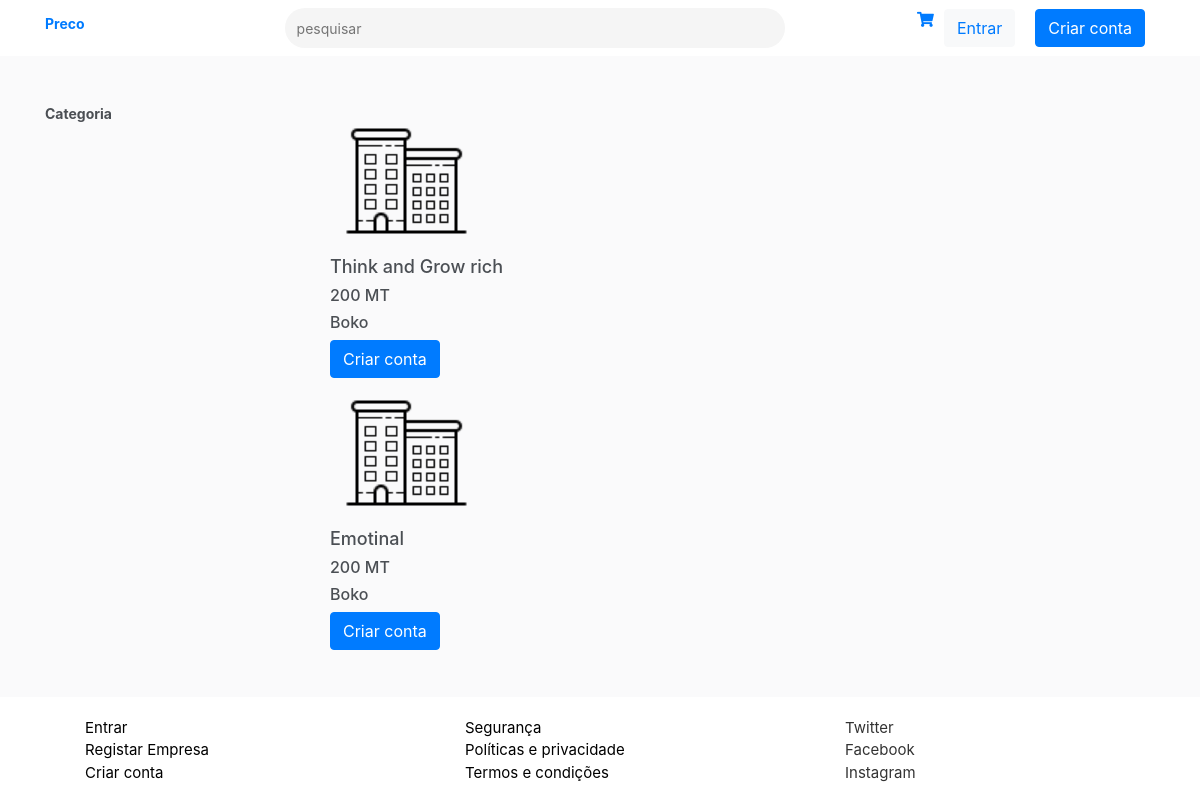
Before: /product/ with the older database file.
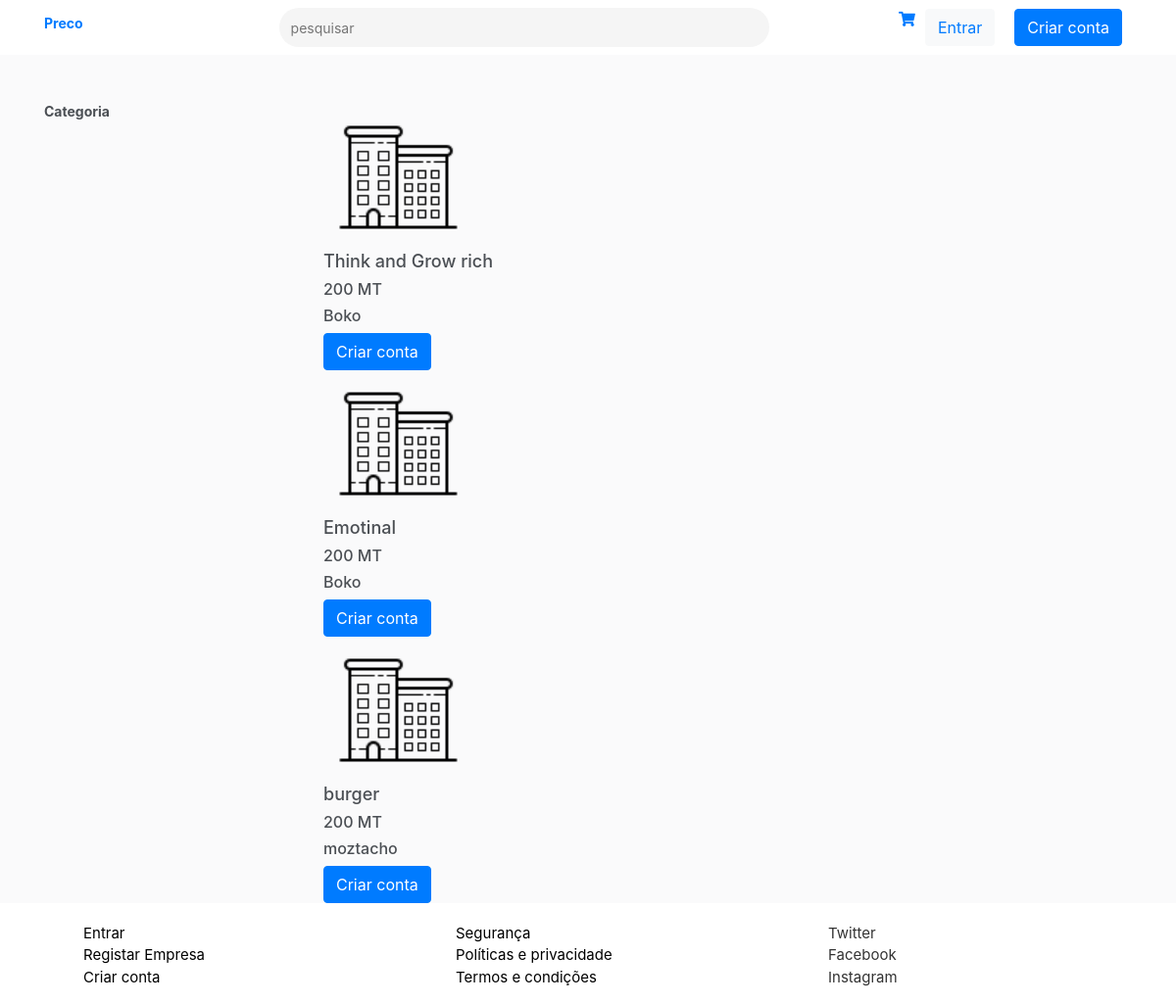
After: the same page with the newer database file.
### dashboard/models.py (models this page shows, shortened)
class Product(models.Model):
    name = models.CharField(max_length=30, blank=True)
    categories = models.ForeignKey(Category, on_delete=models.CASCADE)
    price = models.IntegerField()
    description = models.TextField(max_length=30, blank=True)
    company = models.ForeignKey(Company, on_delete=models.CASCADE)
    discount = models.CharField(max_length=30, blank=True)
    type = models.ForeignKey(TypeDiscount, on_delete=models.CASCADE)
    total_number = models.IntegerField(blank=True)
    number = models.IntegerField(blank=True)

### account/models.py (models this page shows, shortened)
class Company(models.Model):
    user = models.OneToOneField(settings.AUTH_USER_MODEL, on_delete=models.CASCADE)
    commercial_name = models.CharField(max_length=30, blank=False, unique=False)
    company_logo = models.ImageField(upload_to='company_logo/', default='company_logo/default.jpg')
    address = models.CharField(max_length=30, blank=True)
    categories = models.ForeignKey(Category, on_delete=models.CASCADE, blank=True, unique=False, default=1)
    created_date = models.DateTimeField(default=timezone.now)
    uploaded_at = models.DateTimeField(blank=True, null=True)

### price/views.py (the view)
# urls.py: path("product/", views.product, name="product"),
def product(request):
    categories = Category.objects.filter(type_id=2)
    products = Product.objects.all()
    return render(request, 'products.html', {'products': products, 'categories': categories})

### price/templates/products.html (shortened to what this page needs)
{% extends "price/layout/base.html" %}
{% load staticfiles %}
{% load staticfiles %}
{% block styles %}
<link rel="stylesheet" href="{% static 'stylesheet/main.css' %}">
<link rel="stylesheet" href="https://use.fontawesome.com/releases/v5.7.2/css/all.css">
{% endblock %}
{% block content %}
<main>
    {% include "price/layout/navegation.html" %}
    <div class="container">
        <div class="row">
            <div class="col-md-3">
                <aside>
                    <nav>
                        <h1 class="category">Categoria</h1>
                    </nav>
                </aside>
            </div>
            <div class="col-md-8">
                <div class="row">
                    {% for product in products %}
                    <div class="col-md-12">
                        <div class="products">
                            <img src="{{ product.company.company_logo.url }}" alt="{{ company.commercial_name }} logo ">
                            <h2>{{ product.name }}</h2>
                            <h3>{{ product.price }} MT</h3>
                            <h3>{{ product.company.commercial_name }}</h3>
                            {% if request.user.is_authenticated %}
                            <a href="{% url 'add_to_cart' product.id   %}">
                                <button type="button" class="btn btn-primary add">Adicionar ao carinho</button>
                            </a>
                            {% else %}
                                            <button  class="btn btn-primary siginupButton" ><a href=" {% url 'signup' %}" title="" class="create-account" >Criar conta</a></button>
                            {% endif %}
                        </div>
                    </div>
                    {% endfor %}
                </div>
            </div>
        </div>
    </div>
</main>
{% include "price/layout/footer.html" %}
{% endblock %}

### price/templates/price/layout/base.html (shortened to what this page needs)
{% load staticfiles %}
<!DOCTYPE html>
<html lang="en">
<head>
    <link rel="stylesheet" href="https://use.fontawesome.com/releases/v5.7.2/css/all.css">
    <link rel="stylesheet" href="{% static 'stylesheet/price/main.css' %}">
    <link rel="stylesheet" href="https://stackpath.bootstrapcdn.com/font-awesome/4.7.0/css/font-awesome.min.css">
    <link rel="stylesheet" href="https://maxcdn.bootstrapcdn.com/bootstrap/4.0.0/css/bootstrap.min.css">
    <link rel="stylesheet" href="{% static 'stylesheet/main.css' %}">
    {% block styles %}
    {% endblock %}
</head>
    <body>
        {% block  content %}
        {%  endblock%}
    </body>
</html>

### price/templates/price/layout/navegation.html (shortened to what this page needs)
{% load staticfiles %}
<nav class="navbar navbar-expand-lg navbar-light bg-light desktop-menu" >
    <div class="container">
        <a href=""><h1><a href="{% url 'index' %}">Preco</a></h1></a>
    <div class="collapse navbar-collapse" id="navbarSupportedContent">
        <div class="navbar-nav mr-auto">
            <input type="search" placeholder="pesquisar" style="color: #fff">
        </div>
         {% if user.is_authenticated %}
        <ul class="navbar-nav">
            <li class="shop-cart"><a href="{% url 'order-summary' %}"><i class="fas fa-shopping-cart"></i>
                    {% if order.product %}
                    <span class="cart-number-order" >
                         {{ order.product.all.count }}
                        </span>
                    {% endif %}
            </a></li>
            <div class="dropdown">
  <li class=" dropdown-toggle user"id="dropdownMenuButton" data-toggle="dropdown" aria-haspopup="true" aria-expanded="false">
      <i class="fas fa-user"></i>
  </li>
      <div class="dropdown-menu" aria-labelledby="dropdownMenuButton">
        <a class="dropdown-item" href="{%  url 'logout' %}">Logout</a>
      </div>
    </div>
        </ul>
          {% else %}
                        <ul class="navbar-nav">
            <li ><a href="{% url 'order-summary' %}"><i class="fas fa-shopping-cart"></i>
            </a></li>
            <button  class="btn btn-light siginupButton" style="color: #3949ab;"><a href=" {% url 'signin' %}" title="" >Entrar</a></button>
            <button  class="btn btn-primary siginupButton" ><a href=" {% url 'signup' %}" title="" class="create-account" >Criar conta</a></button>
        </ul>
                {% endif %}
    </div>
    </div>
   </nav>

### price/templates/price/layout/footer.html
<footer>
    <div class="container">
        <div class="row">
            <div class="col-md-4">
                <ul>
                    <li><a href=" {% url 'signin' %}" title="" >Entrar</a></li>
                    <li><a href=" {% url 'company' %}" title="" >Registar Empresa</a></li>
                    <li><a href=" {% url 'signup' %}" title="" >Criar conta</a></li>
                </ul>
            </div>
            <div class="col-md-4">
                <ul>
                    <li><a href=" {% url 'security' %}" title="" >Segurança</a></li>
                    <li><a href=" {% url 'policies' %}" title="" >Políticas e privacidade</a></li>
                    <li><a href=" {% url 'terms' %}" title="" >Termos e condições</a></li>
                </ul>
            </div>
            <div class="col-md-4">
                    <ul>
                            <li> Twitter</a></li>
                            <li>Facebook</a></li>
                            <li>Instagram</a></li>
                    </ul>
            </div>
        </div>
    </div>
</footer>

### price/static/stylesheet/main.css (style rules this page uses)
body { background-color:#fafafb; color:#4b4f54!important; font-size:15px!important; }
html, body { height:100%; margin:0; }
body { display:flex; flex-direction:column; }
.navbar { background-color: white !important; }
nav h1 { font-size: 14px; font-weight: bold; }
nav ul { list-style: none; padding:0; margin: 0; }
.products img { height: 150px; -webkit-filter: grayscale(100%); filter: gray; filter: grayscale(100%); }
.products h2 { font-size: 18px; }
.products h3 { font-size: 16px; }
.create-account { color: white !important; }
nav { margin-bottom: 50px; }
input[type="search"] { display: block; margin: 0 auto; margin-left: 200px; height: 40px; padding: 6px 12px; border: none; border-radius: 28px; background: whitesmoke; font-size: 14px; width: 500px; color: black; }
.navbar button { margin: 0 10px; }
footer { margin-top:auto; width: 100%; background-color: white; color:#333; }
footer ul { margin-top: 20px; list-style: none; }
footer a { color: black; }

Changed rows visible on the page:
added Product: company.company_logo (placeholder picture), name "burger", price "200", company.commercial_name "moztacho"
